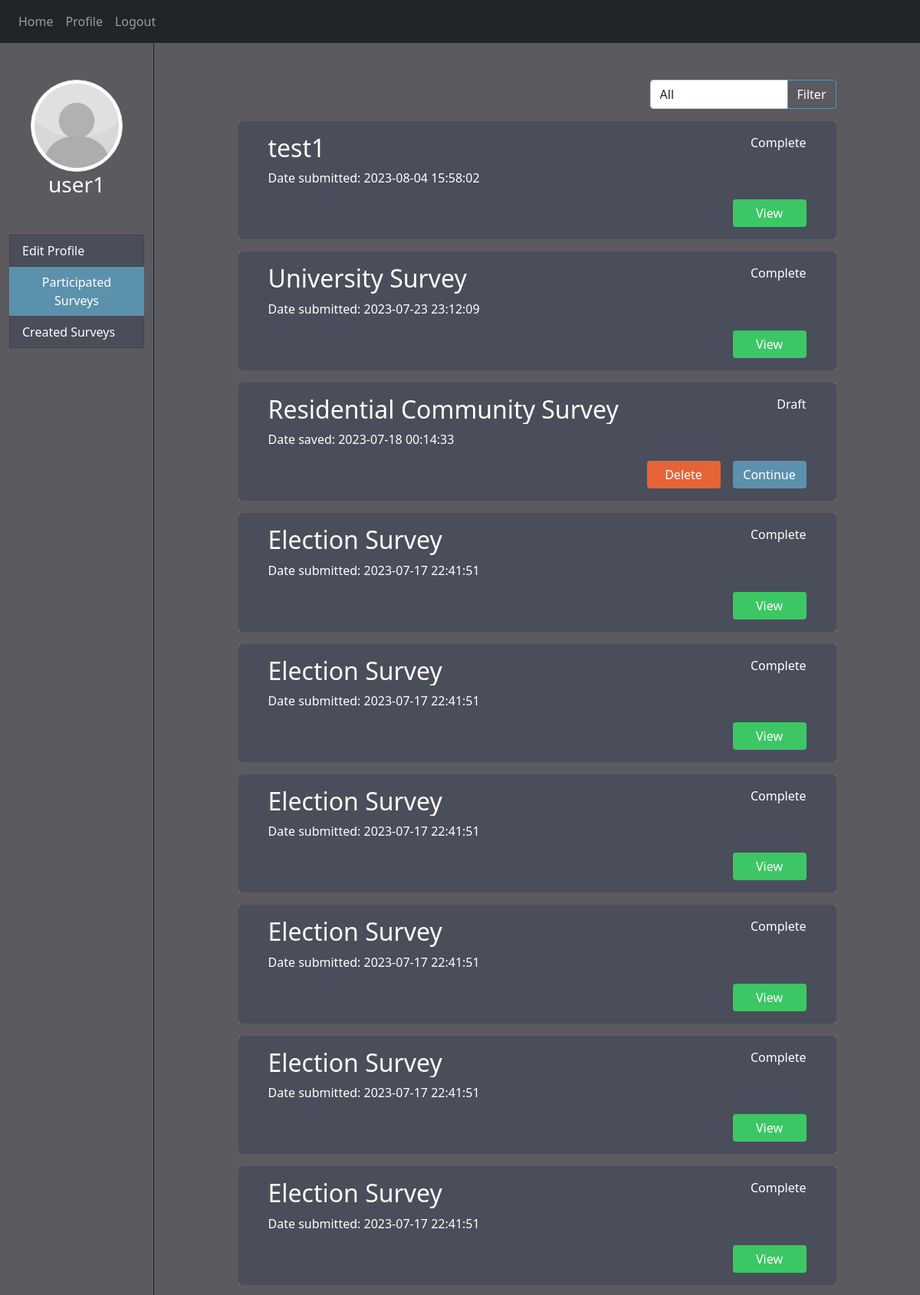
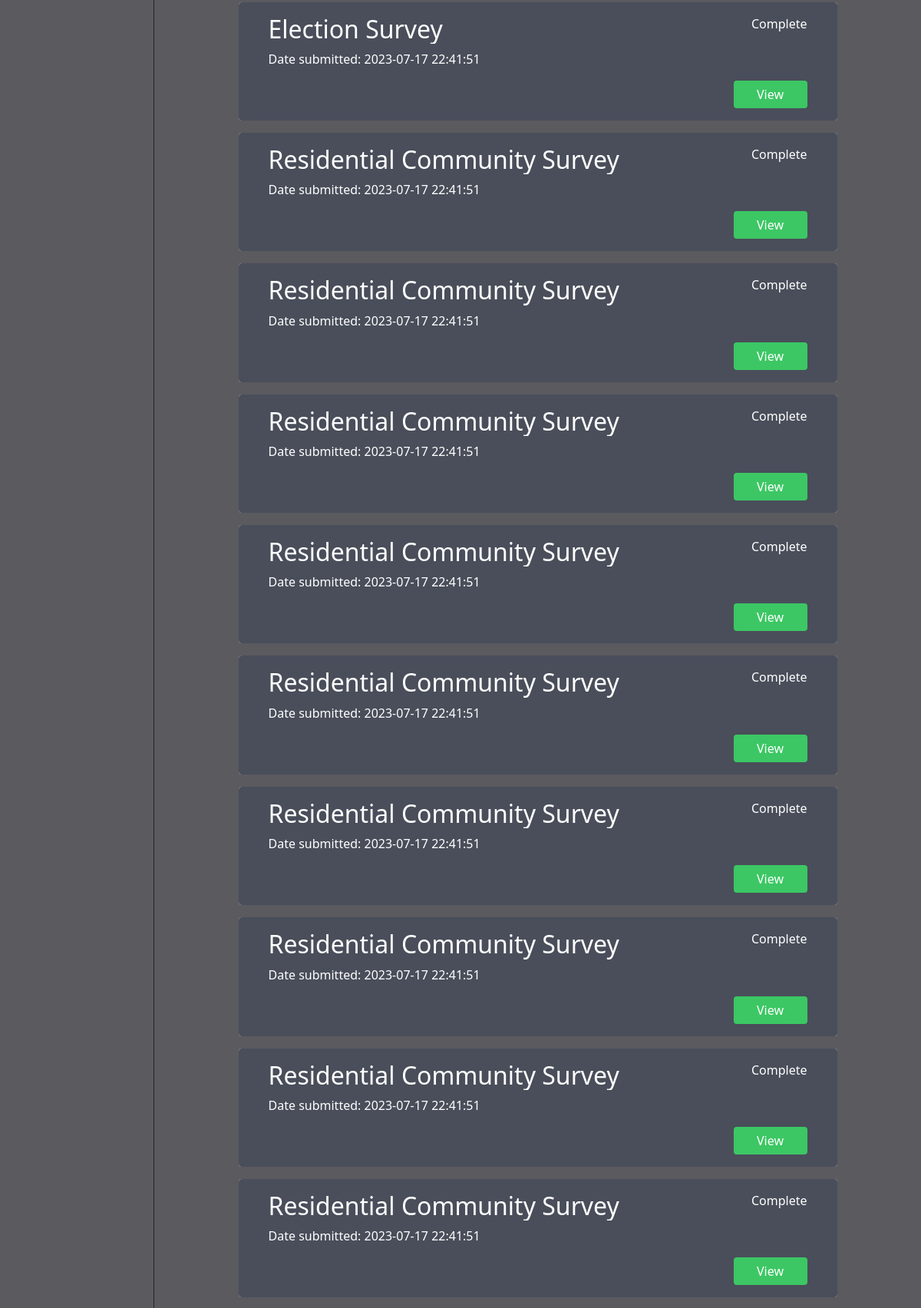
Screenshot of /participated_survey (signed in, upper part) with the database file from the repository (2 pictures, top to bottom).
### website/models.py (models this page shows)
class User(db.Model, UserMixin):
    id = db.Column(db.Integer, primary_key=True)
    username = db.Column(db.String(50))
    email = db.Column(db.String(150), unique=True)
    password = db.Column(db.String(50))
    image = db.Column(db.String(150))
    gender = db.Column(db.String(10))
    dob = db.Column(db.String(15))
    occupation = db.Column(db.String(150))
    institute = db.Column(db.String(150))
    field = db.Column(db.String(150))

class Survey(db.Model):
    id = db.Column(db.Integer, primary_key=True)
    user_id = db.Column(db.Integer, db.ForeignKey('user.id'))
    survey_code = db.Column(db.String(20))
    title = db.Column(db.String(100))
    description = db.Column(db.String(1000))
    field_tag = db.Column(db.String(150))
    occupation_tag = db.Column(db.String(150))
    age_tag = db.Column(db.String(150))
    target = db.Column(db.Integer)
    status = db.Column(db.String(10))
    demographic = db.Column(db.String(10))
    hidden = db.Column(db.String(10))
    date_created = db.Column(db.String(30))
    date_started = db.Column(db.String(30))
    date_closed = db.Column(db.String(30))

class Response(db.Model):
    id = db.Column(db.Integer, primary_key=True)
    user_id = db.Column(db.Integer, db.ForeignKey('user.id'))
    survey_id = db.Column(db.Integer, db.ForeignKey('survey.id'))
    question_id = db.Column(db.Integer, db.ForeignKey('survey__details.id'))
    answer = db.Column(db.String(300))
    real_sentiment = db.Column(db.String(10))
    status = db.Column(db.String(10))
    date_submitted = db.Column(db.String(30))

### website/views.py (the view)
@views.route('/participated_survey', defaults={'status': 'All'}, methods=['GET','POST'])
@views.route('/participated_survey/<status>', methods=['GET','POST'])
@login_required
def participated_survey(status):
    responses = None
    surveys = []
    if request.method == 'POST':
        status = request.form.get('status')
    try:
        if status == 'All':
            responses = Response.query.group_by(Response.date_submitted).order_by(desc(Response.date_submitted)).filter_by(user_id=current_user.id)
            for r in responses:
                surveys.append(Survey.query.get(r.survey_id))
        else:
            responses = Response.query.group_by(Response.date_submitted).order_by(desc(Response.date_submitted)).filter_by(user_id=current_user.id, status=status)
            for r in responses:
                surveys.append(Survey.query.get(r.survey_id))
    except:
        flash('You did not participate in any survey. Browse the homepage or search for a survey as a start!', category='info')
    finally:
        if len(surveys) == 0:
            flash('You did not participate in any survey. Browse the homepage or search for a survey as a start!', category='info')
    return render_template("participated_survey.html", user=current_user, surveys=surveys, responses=responses, status=status)

### website/__init__.py (called while the page is built)
def create_app():
    app = Flask(__name__)
    app.config['SECRET_KEY'] = 'f1fj23hj123ghj'
    from .views import views
    from .auth import auth
    app.register_blueprint(views, url_prefix='/')
    app.register_blueprint(auth, url_prefix='/')
    from .models import User, Survey, Response
    with app.app_context():
        create_database(app)
        refresh_survey_status(Survey, Response)
    login_manager = LoginManager( )
    login_manager.login_view = 'auth.login'
    login_manager.init_app(app)
    @login_manager.user_loader
    def load_user(id):
        return User.query.get(int(id)) # .get always look for primary key
    return app

### website/templates/participated_survey.html (shortened to what this page needs)
{% extends "side_container.html" %}
{% block history_tab %}<li class="list-group-item list-group-item-action active d-flex justify-content-between align-items-center">{% endblock %}
{% block content%}
    <div class="d-flex justify-content-end mt-5" style="width: 90%;">
        <form method="POST">
            <div class="input-group">
                <select class="form-control dropdown" id="status" name="status" style="width: 15vw">
                    <option value="All" {% if status == 'All' %} selected {% endif %}>All</option>
                </select>
                <button type="submit" class="btn btn-outline-primary">Filter</button>
            </div>
        </form>
    </div>
    {% for s in surveys%}
        <div class="card mx-auto mt-3" style="width: 80%;">
            <div class="card-body rounded" style="padding-left: 5%; padding-right: 5%">
                <div class="d-flex justify-content-between">
                    <div class="row box w-75">
                        <h2 style="text-overflow: clip; white-space: nowrap; text-overflow: ellipsis; overflow: hidden;">{{ s.title }}</h2>
                    </div>
                    <div>
                        {{ responses[loop.index-1].status }}
                    </div>
                </div>
                <div class="d-flex justify-content-start">
                    Date {% if responses[loop.index-1].status == 'Complete' %}submitted{% else %}saved{% endif %}: {{ responses[loop.index-1].date_submitted.split('.')[0] }}
                </div>
                <div class="d-flex justify-content-end mt-2">
                    {% if responses[loop.index-1].status == 'Draft' %}
                        <div class="d-flex justify-content-between mt-2">
                            <button type="button" type="button" class="btn btn-danger mr-3" onclick="if(confirm('Are you sure you want to delete the draft?\nThis action cannot be undone.')) delete_response({{ responses[loop.index-1].id }}, '{{ status }}');" style="width: 8vw">Delete</button>
                            <a type="button" type="button" class="btn btn-info" href="/view_history/{{ responses[loop.index-1].id }}/{{ status }}"  style="width: 8vw">
                                Continue
                            </a>
                        </div>
                    {% elif responses[loop.index-1].status == 'Complete' %}
                        <div class="mt-2">
                            <a type="button" type="button" class="btn btn-success" href="/view_history/{{ responses[loop.index-1].id }}/{{ status }}" style="width: 8vw">
                                View
                            </a>
                        </div>
                    {% endif %}
                </div>
            </div>
        </div>
    {% endfor %}
{% endblock %}

### website/templates/side_container.html (shortened to what this page needs)
<!DOCTYPE html>
<html>
    <head>
        <link rel="stylesheet" href="https://stackpath.bootstrapcdn.com/bootstrap/4.4.1/css/bootstrap.min.css" />
        <link rel="stylesheet" href="https://stackpath.bootstrapcdn.com/font-awesome/4.7.0/css/font-awesome.min.css"/>
        <link href="https://cdn.jsdelivr.net/npm/bootstrap@5.0.2/dist/css/bootstrap.min.css" rel="stylesheet">
        <link rel= "stylesheet" type= "text/css" href= "{{ url_for('static',filename='styles/styling.css') }}">
    </head>
    <body>
        <nav class="navbar navbar-expand-lg navbar-dark bg-dark">
            <div class="collapse navbar-collapse" id="navbar">
                <div class="navbar-nav">
                    {% if user.is_authenticated %}
                        <a class="nav-item nav-link" id="home" href="/">Home</a>
                        <a class="nav-item nav-link" id="profile" href="/profile">Profile</a>
                        <a class="nav-item nav-link" id="logout" href="/logout">Logout</a>
                    {% else %}
                        <a class="nav-item nav-link" id="login" href="/login">Login</a>
                        <a class="nav-item nav-link" id="signUp" href="/sign-up">Sign Up</a>
                    {% endif %}
                </div>
            </div>
        </nav>
        <div class="container-fluid box">
            <div class="row box">
                <div class="col-sm-2 text-center pt-5" style="height: 100%">
                    <div class="text-center">
                        {% set image = 'images/' + user.image  %}
                        <img src={{ url_for('static', filename=image) }} class="img-thumbnail rounded-circle" style="width:10vw; height:10vw" >
                    </div>
                    <h3> {{ user.username }} </h3>
                    {% block option_list %}<ul class="list-group mt-5">{% endblock %}
                        <a id="nodeco" href="/edit_profile">{% block profile_tab %}<li class="list-group-item list-group-item-action d-flex justify-content-between align-items-center">{% endblock %}
                          Edit Profile
                        </li></a>
                        <a id="nodeco" href="/participated_survey">{% block history_tab %}<li class="list-group-item list-group-item-action d-flex justify-content-between align-items-center">{% endblock %}
                          Participated Surveys
                        </li></a>
                        <a id="nodeco" href="/created_survey">{% block owned_tab %}<li class="list-group-item list-group-item-action d-flex justify-content-between align-items-center">{% endblock %}
                          Created Surveys
                        </li></a>
                      </ul>
                </div>
                <div class="col-sm-10 border-left border-dark pb-5" style="height: auto; min-height: 100%">
                    {% block content %}{% endblock %}
                </div>
            </div>
        </div>
    </body>
</html>

### website/static/styles/styling.css (style rules this page uses)
html, body { margin: 0px; height: 100%; background-color: #5a5a5f; color: white ; }
.box { height: 100% }
#nodeco { text-decoration: none; }
.card { border-style: none; }
.list-group-item, .card-body { background-color: #494E5A; color: white; }
.list-group-item.active, .list-group-item:hover { background-color: #5C91AD; color: white; border-style: none; }
.btn-outline-primary { border-color: #5C91AD; color: white; }
.btn-info, .bg-info { background-color: #5C91AD; border-style: none; color: white; }
.btn-success, .bg-success { background-color: #3cc764; border-style: none; }
.btn-danger, .bg-danger { background-color: #E66337; border-style: none; }

### rows the page displays
User: username "user1"
Survey: title "test1", shows "submitted"
Response: status "Complete", date_submitted "2023-08-04 15:58:02"
Survey: title "University Survey", shows "submitted"
Response: status "Complete", date_submitted "2023-07-23 23:12:09"
Survey: title "Residential Community Survey", shows "saved"
Response: status "Draft", date_submitted "2023-07-18 00:14:33"
Survey: title "Election Survey", shows "submitted"
Response: status "Complete", date_submitted "2023-07-17 22:41:51"
Response: status "Complete", date_submitted "2023-07-17 22:41:51"
Response: status "Complete", date_submitted "2023-07-17 22:41:51"
Response: status "Complete", date_submitted "2023-07-17 22:41:51"
Response: status "Complete", date_submitted "2023-07-17 22:41:51"
Response: status "Complete", date_submitted "2023-07-17 22:41:51"
Response: status "Complete", date_submitted "2023-07-17 22:41:51"
Response: status "Complete", date_submitted "2023-07-17 22:41:51"
Response: status "Complete", date_submitted "2023-07-17 22:41:51"
Response: status "Complete", date_submitted "2023-07-17 22:41:51"
Response: status "Complete", date_submitted "2023-07-17 22:41:51"
Response: status "Complete", date_submitted "2023-07-17 22:41:51"
Response: status "Complete", date_submitted "2023-07-17 22:41:51"
Response: status "Complete", date_submitted "2023-07-17 22:41:51"
Response: status "Complete", date_submitted "2023-07-17 22:41:51"
Response: status "Complete", date_submitted "2023-07-17 22:41:51"
